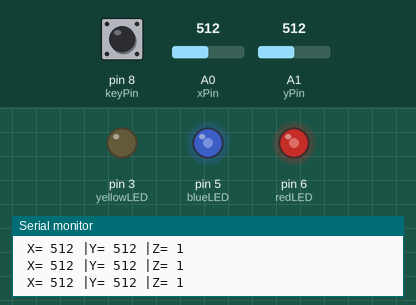
Simulated run of this sketch. Board: Arduino Uno, built with avr-gcc and run on an emulated ATmega328P. On the bench: output pins drawn as LEDs (lit = HIGH), the last lines printed to the serial monitor. Inputs (shaded band) come from the test bench; at power-on: A0 (xPin) = 512, A1 (yPin) = 512, pin 8 (keyPin) HIGH.

Above: at 1.3 s.
1.4 s: A0 (xPin) set to 716
At 2.4 s:
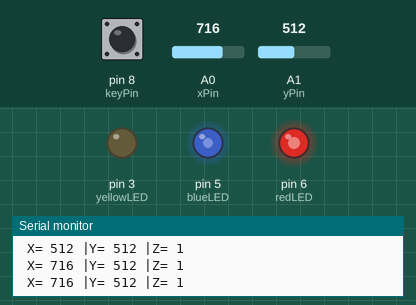
3.0 s: A1 (yPin) set to 716
At 3.7 s:
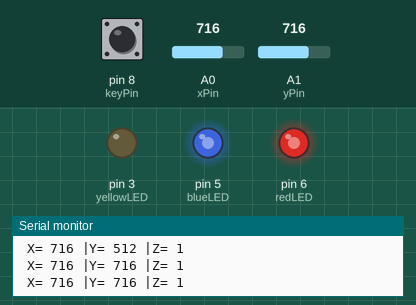
4.5 s: pin 8 (keyPin) pulled LOW for 0.6 s
At 4.9 s:
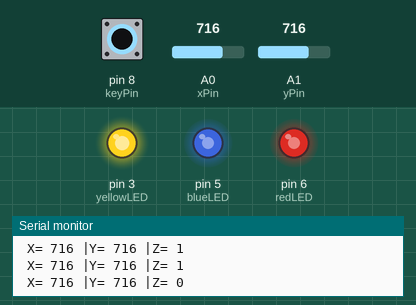
7.0 s: A0 (xPin) set to 900
At 8.2 s:
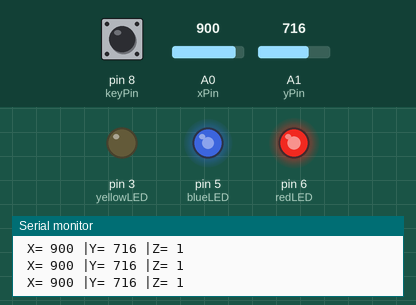
8.5 s: A1 (yPin) set to 900
At 9.4 s:
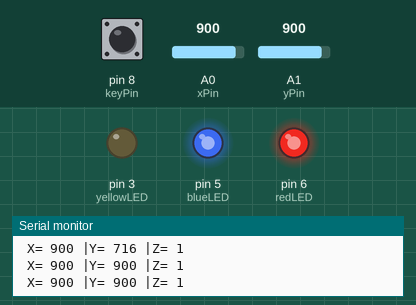
10.0 s: pin 8 (keyPin) pulled LOW for 1 s
At 10.6 s:
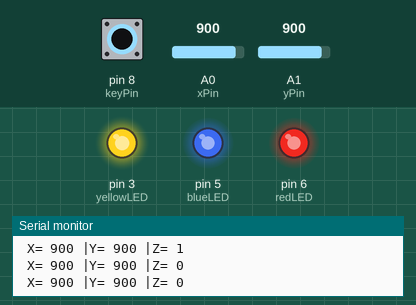
Timing chart, 0 to 13.0 s (numbered marks = the images above; inputs shaded):
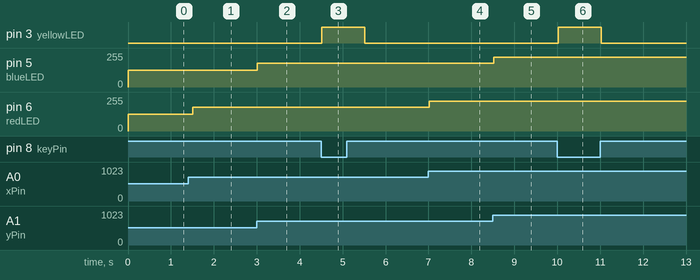

The sketch:

Joystick_and_LEDs_Final_Code.ino
```cpp
//In this project we are using Joystick  WITH leds
// Red LED for X axis
// Blue LED for Y axis
// Yellow LED for Z axis

const int xPin = A0; //X-axis attached to A0
int xValue; // to save the values when reading from the analog Pin A0
const int yPin = A1; //Y-axis attached to A1
int yValue; // to save the values when reading from the analog Pin A1
const int keyPin = 8; //for z axis attached to digital pin number 8

int redLED=6; //red LED connect to pin 6
int redX; //redX to save the Mapped value for red LED
int blueLED=5; // blue LED connect to Pin 5
int blueY; //blueY to save the Mapped value for blue LED
int yellowLED=3; // yellow LED connect to pin 3
int yellowZ; //yellowZ to save the  value for red LED

void setup()
{
  pinMode(keyPin,INPUT_PULLUP);//set keyPin as INPUT
  pinMode(yellowLED,OUTPUT); // Set yellow led as an output
  pinMode(blueLED,OUTPUT);  // Set blue led as an output
  pinMode(redLED,OUTPUT);   // Set red led as an output

    Serial.begin(9600); //initialize serial monitor
}

void loop()
{
  Serial.print(" X= "); //print "X: "
  xValue=analogRead(xPin);
  Serial.print(xValue,DEC);
  redX=map(xValue,0,1023,0,255);
  analogWrite(redLED,redX);

  Serial.print(" |Y= "); //print "|Y: "
  yValue=analogRead(yPin);
  Serial.print(yValue,DEC);
  blueY=map(yValue,0,1023,0,255);
  analogWrite(blueLED,blueY);

  Serial.print(" |Z= "); //print "|Z: "
  yellowZ=digitalRead(keyPin);
  Serial.println(yellowZ);

  digitalWrite(yellowLED,!yellowZ);

  delay(500); //delay 500ms
}
```

Measured:
- after the input at 1.4 s, pin 6 (redLED): 127/255 → 178/255 after 0.10 s
- after the input at 3.0 s, pin 5 (blueLED): 127/255 → 178/255 at once
- after the input at 4.5 s, pin 3 (yellowLED): LOW → HIGH at once, → LOW 1.0 s later
- after the input at 7.0 s, pin 6 (redLED): 178/255 → 224/255 at once
- after the input at 8.5 s, pin 5 (blueLED): 178/255 → 224/255 at once
- after the input at 10.0 s, pin 3 (yellowLED): LOW → HIGH at once, → LOW 1.0 s later
